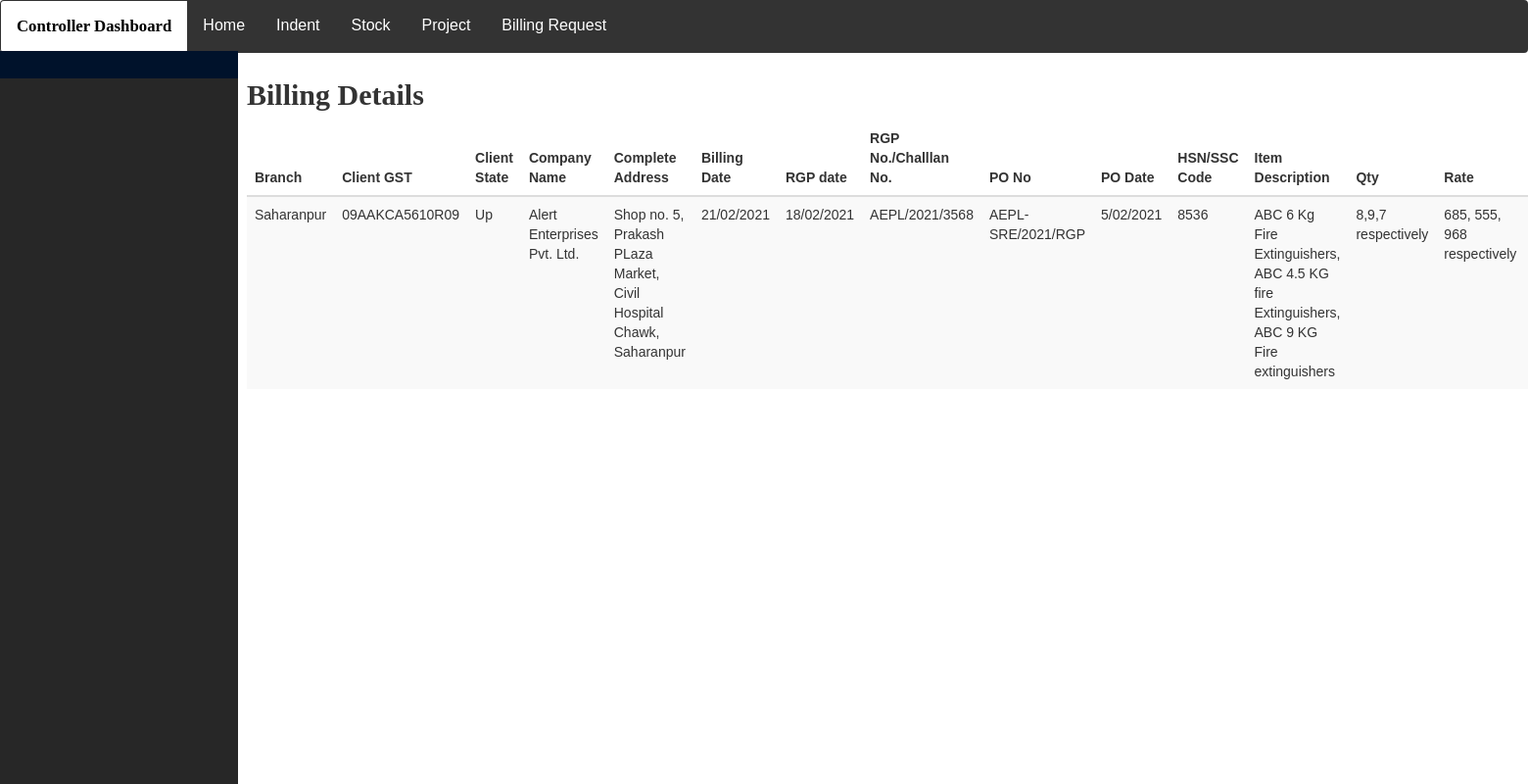
Screenshot of /project/billing/ with the database file from the repository.
### work/models.py (models this page shows, shortened)
class Billing(models.Model):
    branch = models.CharField(max_length=10)
    client_gst = models.CharField(max_length=20)
    client_state = models.CharField(max_length=10)
    company = models.CharField(max_length=30)
    company_add = models.CharField(max_length=50)
    bill_date =  models.CharField(max_length=10)
    rgpdate = models.CharField(max_length=10)
    rgpno =models.CharField(max_length=20)
    po_no = models.CharField(max_length=20)
    po_date = models.CharField(max_length=10, default='', editable=True)
    hsn = models.CharField(max_length=10)
    item_description = models.CharField(max_length=100)
    quantity_item = models.CharField(max_length=10)
    pricing = models.CharField(max_length=10)
    total = models.CharField(max_length=10)
    gst =models.CharField(max_length=10)

### project_and_purchase/views.py (the view)
# urls.py: path('billing/', views.billing, name='project_billing')
def billing(request):
    bills = Billing.objects.all()
    param = {'bills':bills}
    return render(request, 'project/billing.html', param)

### project_and_purchase/templates/project/billing.html (shortened to what this page needs)
{% extends 'project/base.html' %}
{% block content %}
    <div class="" style="text-decoration: inherit;">
    	<h2 style=" font-family:monotype corsiva; font-weight: 900;">Billing Details</h2>
    	<table class="table table-striped">
    		<thead>
      			<tr>
        			<th>Branch</th>
        			<th>Client GST</th>
					    <th>Client State</th>
        			<th>Company Name</th>
					    <th>Complete Address</th>
        			<th>Billing Date</th>
              <th>RGP date</th>
              <th>RGP No./Challlan No.</th>
              <th>PO No</th>
              <th>PO Date</th>
              <th>HSN/SSC Code</th>
              <th>Item Description</th>
              <th>Qty </th>
              <th>Rate</th>
              <th>Amount</th>
      			</tr>
    		</thead>
    		<tbody>
          {% for i in bills %}
      			<tr>
        			<td>{{i.branch}}</td>
              <td>{{i.client_gst}}</td>
              <td>{{i.client_state}}</td>
              <td>{{i.company}}</td>
              <td>{{i.company_add}}</td>
              <td>{{i.bill_date}}</td>
              <td>{{i.rgpdate}}</td>
              <td>{{i.rgpno}}</td>
              <td>{{i.po_no}}</td>
              <td>{{i.po_date}}</td>
              <td>{{i.hsn}}</td>
              <td>{{i.item_description}}</td>
              <td>{{i.quantity_item}}</td>
              <td>{{i.pricing}}</td>
              <td>{{i.total}}</td>
      			</tr>
          {% endfor %}
    		</tbody>
  		</table>
    </div>
{% endblock content %}

### project_and_purchase/templates/project/base.html (style rules this page uses)
body { font-family: Arial, Helvetica, sans-serif; margin: 0px; margin-top: 0px; padding: 0px; }

### rows the page displays
Billing: branch "Saharanpur", client_gst "09AAKCA5610R09", client_state "Up", company "Alert Enterprises Pvt. Ltd.", company_add "Shop no. 5, Prakash PLaza Market, Civil Hospital Chawk, Saharanpur", bill_date "21/02/2021", rgpdate "18/02/2021", rgpno "AEPL/2021/3568", po_no "AEPL-SRE/2021/RGP", po_date "5/02/2021", hsn "8536", item_description "ABC 6 Kg Fire Extinguishers, ABC 4.5 KG fire Extinguishers, ABC 9 KG Fire extinguishers", quantity_item "8,9,7 respectively", pricing "685, 555, 968 respectively"
